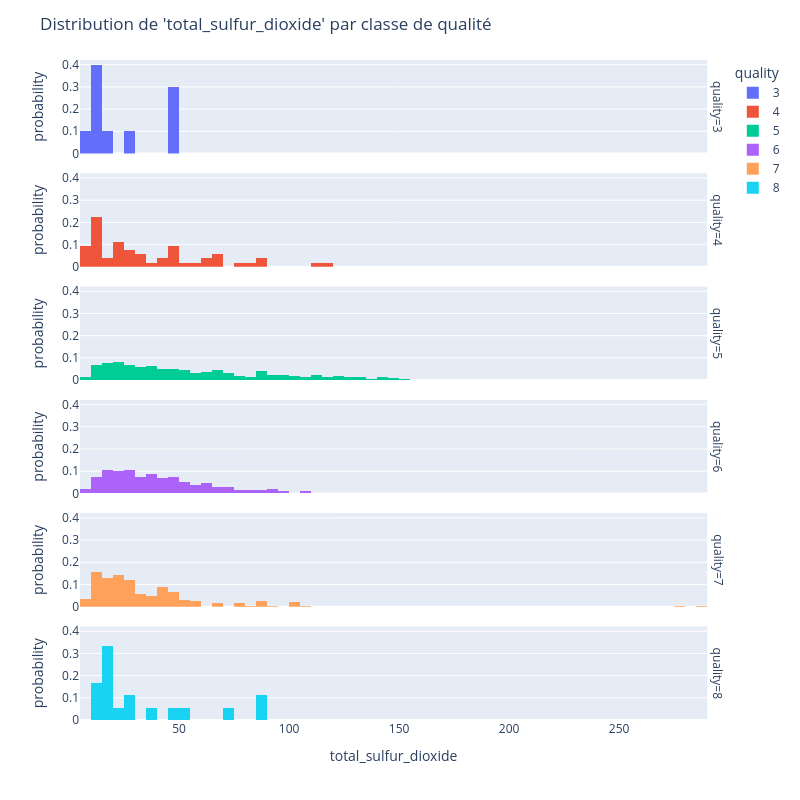

Notebook code for this chart:
### Code cell
display_distrib('total_sulfur_dioxide')

### Figure 1 — Plotly figure (JSON) as saved in the notebook; plotly's stock layout.template omitted (floating-point values rounded to 4 significant figures; data arrays with more than 128 entries replaced by an {"elided": "..."} marker saying what was removed)
{"data": [{"alignmentgroup": "True", "bingroup": "x", "histnorm": "probability", "hovertemplate": "quality=3<br>total_sulfur_dioxide=%{x}<br>probability=%{y}<extra></extra>", "legendgroup": "3", "marker": {"color": "#636efa", "pattern": {"shape": ""}}, "name": "3", "offsetgroup": "3", "orientation": "v", "showlegend": true, "type": "histogram", "x": [47, 16, 14, 48, 11, 9, 29, 49, 14, 12], "xaxis": "x6", "yaxis": "y6"}, {"alignmentgroup": "True", "bingroup": "x", "histnorm": "probability", "hovertemplate": "quality=4<br>total_sulfur_dioxide=%{x}<br>probability=%{y}<extra></extra>", "legendgroup": "4", "marker": {"color": "#EF553B", "pattern": {"shape": ""}}, "name": "4", "offsetgroup": "4", "orientation": "v", "showlegend": true, "type": "histogram", "x": [29, 19, 46, 65, 43, 119, 85, 69, 20, 42, 8, 31, 55, 67, 61, 49, 47, 14, 23, 86, 14, 13, 84, 14, 12, 7, 9, 51, 48, 14, 75, 26, 13, 47, 19, 36, 113, 24, 20, 24, 26, 10, 12, 29, 63, 8, 31, 13, 32, 13, 9, 11, 23], "xaxis": "x5", "yaxis": "y5"}, {"alignmentgroup": "True", "bingroup": "x", "histnorm": "probability", "hovertemplate": "quality=5<br>total_sulfur_dioxide=%{x}<br>probability=%{y}<extra></extra>", "legendgroup": "5", "marker": {"color": "#00cc96", "pattern": {"shape": ""}}, "name": "5", "offsetgroup": "5", "orientation": "v", "showlegend": true, "type": "histogram", "x": {"elided": "681 float values"}, "xaxis": "x4", "yaxis": "y4"}, {"alignmentgroup": "True", "bingroup": "x", "histnorm": "probability", "hovertemplate": "quality=6<br>total_sulfur_dioxide=%{x}<br>probability=%{y}<extra></extra>", "legendgroup": "6", "marker": {"color": "#ab63fa", "pattern": {"shape": ""}}, "name": "6", "offsetgroup": "6", "orientation": "v", "showlegend": true, "type": "histogram", "x": {"elided": "638 int values"}, "xaxis": "x3", "yaxis": "y3"}, {"alignmentgroup": "True", "bingroup": "x", "histnorm": "probability", "hovertemplate": "quality=7<br>total_sulfur_dioxide=%{x}<br>probability=%{y}<extra></extra>", "legendgroup": "7", "marker": {"color": "#FFA15A", "pattern": {"shape": ""}}, "name": "7", "offsetgroup": "7", "orientation": "v", "showlegend": true, "type": "histogram", "x": {"elided": "199 int values"}, "xaxis": "x2", "yaxis": "y2"}, {"alignmentgroup": "True", "bingroup": "x", "histnorm": "probability", "hovertemplate": "quality=8<br>total_sulfur_dioxide=%{x}<br>probability=%{y}<extra></extra>", "legendgroup": "8", "marker": {"color": "#19d3f3", "pattern": {"shape": ""}}, "name": "8", "offsetgroup": "8", "orientation": "v", "showlegend": true, "type": "histogram", "x": [37, 13, 88, 29, 19, 17, 16, 16, 50, 45, 16, 74, 17, 12, 87, 13, 29, 24], "xaxis": "x", "yaxis": "y"}], "layout": {"annotations": [{"font": {}, "showarrow": false, "text": "quality=8", "textangle": 90, "x": 0.98, "xanchor": "left", "xref": "paper", "y": 0.07083, "yanchor": "middle", "yref": "paper"}, {"font": {}, "showarrow": false, "text": "quality=7", "textangle": 90, "x": 0.98, "xanchor": "left", "xref": "paper", "y": 0.2425, "yanchor": "middle", "yref": "paper"}, {"font": {}, "showarrow": false, "text": "quality=6", "textangle": 90, "x": 0.98, "xanchor": "left", "xref": "paper", "y": 0.4142, "yanchor": "middle", "yref": "paper"}, {"font": {}, "showarrow": false, "text": "quality=5", "textangle": 90, "x": 0.98, "xanchor": "left", "xref": "paper", "y": 0.5858, "yanchor": "middle", "yref": "paper"}, {"font": {}, "showarrow": false, "text": "quality=4", "textangle": 90, "x": 0.98, "xanchor": "left", "xref": "paper", "y": 0.7575, "yanchor": "middle", "yref": "paper"}, {"font": {}, "showarrow": false, "text": "quality=3", "textangle": 90, "x": 0.98, "xanchor": "left", "xref": "paper", "y": 0.9292, "yanchor": "middle", "yref": "paper"}], "barmode": "relative", "height": 800, "legend": {"title": {"text": "quality"}, "tracegroupgap": 0}, "margin": {"t": 60}, "title": {"text": "Distribution de 'total_sulfur_dioxide' par classe de qualité"}, "width": 800, "xaxis": {"anchor": "y", "domain": [0, 0.98], "title": {"text": "total_sulfur_dioxide"}}, "xaxis2": {"anchor": "y2", "domain": [0, 0.98], "matches": "x", "showticklabels": false}, "xaxis3": {"anchor": "y3", "domain": [0, 0.98], "matches": "x", "showticklabels": false}, "xaxis4": {"anchor": "y4", "domain": [0, 0.98], "matches": "x", "showticklabels": false}, "xaxis5": {"anchor": "y5", "domain": [0, 0.98], "matches": "x", "showticklabels": false}, "xaxis6": {"anchor": "y6", "domain": [0, 0.98], "matches": "x", "showticklabels": false}, "yaxis": {"anchor": "x", "domain": [0, 0.1417], "title": {"text": "probability"}}, "yaxis2": {"anchor": "x2", "domain": [0.1717, 0.3133], "matches": "y", "title": {"text": "probability"}}, "yaxis3": {"anchor": "x3", "domain": [0.3433, 0.485], "matches": "y", "title": {"text": "probability"}}, "yaxis4": {"anchor": "x4", "domain": [0.515, 0.6567], "matches": "y", "title": {"text": "probability"}}, "yaxis5": {"anchor": "x5", "domain": [0.6867, 0.8283], "matches": "y", "title": {"text": "probability"}}, "yaxis6": {"anchor": "x6", "domain": [0.8583, 1], "matches": "y", "title": {"text": "probability"}}}}
